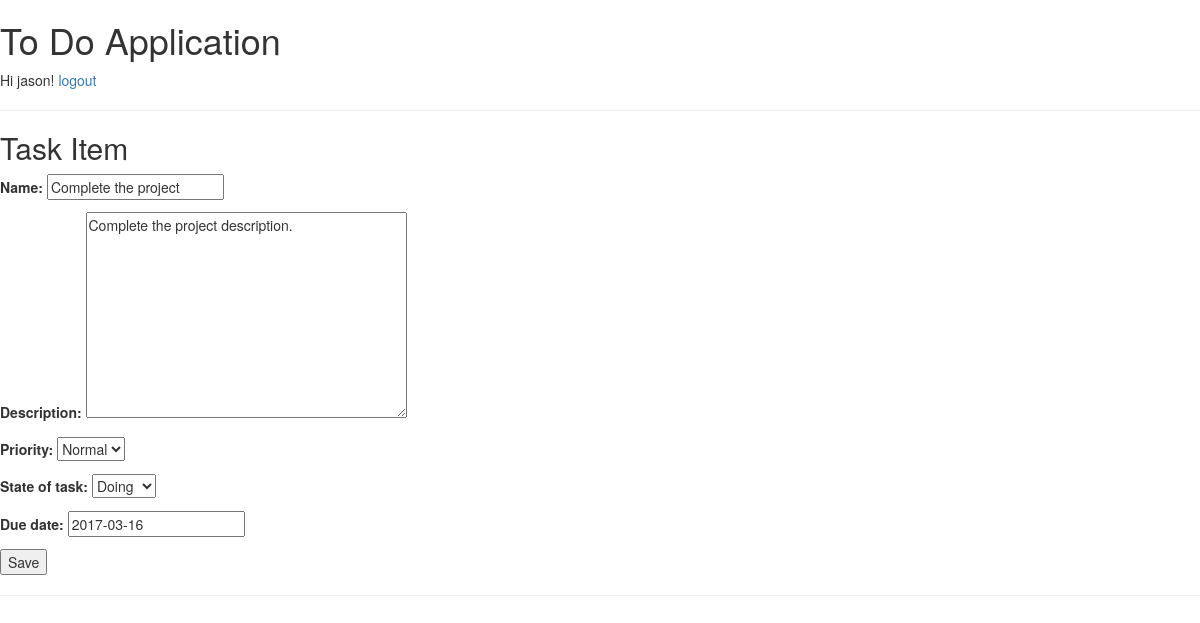
The app's page /edit/1 (signed in) with its own data.
### task/models.py (models this page shows, shortened)
class Item(models.Model):
    item_id = models.AutoField(primary_key=True)
    name = models.CharField(max_length=250)
    description = models.TextField(max_length=2500)
    priority = models.IntegerField(choices=PRIORITY_CHOICES, default=2)
    state_of_task = models.IntegerField(choices=STATE_CHOICES)
    due_date = models.DateField()
    class Meta:
        ordering = ['-priority', 'name']
    class Admin:
        pass

### task/views.py (the view)
# urls.py: url(r'^edit/(\d+)$', edit_item_task, name='edit_task'),
@login_required
def edit_item_task(request, id):
    item_record = Item.objects.get(item_id=id)
    if request.method == 'GET':
        form = ItemForm(instance=item_record)
    else:
        form = ItemForm(request.POST, instance=item_record)
        if form.is_valid():
            form.save(commit=True)
        return render_to_response("success_task.html", RequestContext(request))
    return render(request, 'new_task.html', {'form' : form})

### task/forms.py
class ItemForm(ModelForm):
	class Meta:
		model = Item
		fields = '__all__'

### templates/new_task.html (shortened to what this page needs)
{% extends 'registration/base.html' %}
{% block styles %}
<link rel="stylesheet" href="//code.jquery.com/ui/1.12.1/themes/base/jquery-ui.css">
{% endblock %}
{% block content %}
  <h2>Task Item</h2>
  <form method="post">
    {{ form.as_p }}
    <button type="submit">Save</button>
  </form>
{% endblock %}

### templates/registration/base.html (shortened to what this page needs)
<!DOCTYPE html>
<html>
<head>
  <link href="https://maxcdn.bootstrapcdn.com/bootstrap/3.3.7/css/bootstrap.min.css" rel="stylesheet">
  {% block styles %}
  {% endblock %}
</head>
<body>
  <header>
    <h1>To Do Application</h1>
    {% if user.is_authenticated %}
      Hi {{ user.username }}!
      <a href="{% url 'logout' %}">logout</a>
    {% else %}
      <a href="{% url 'login' %}">login</a>
    {% endif %}
  </header>
  <hr>
  <main>
    {% block content %}
    {% endblock %}
  </main>
  <hr>
</body>
</html>

### records on screen
Item: name "Complete the project", description "Complete the project description.", priority "Normal", state_of_task "Doing", due_date "2017-03-16"

### other values on screen
{{ user.username }} "jason"
